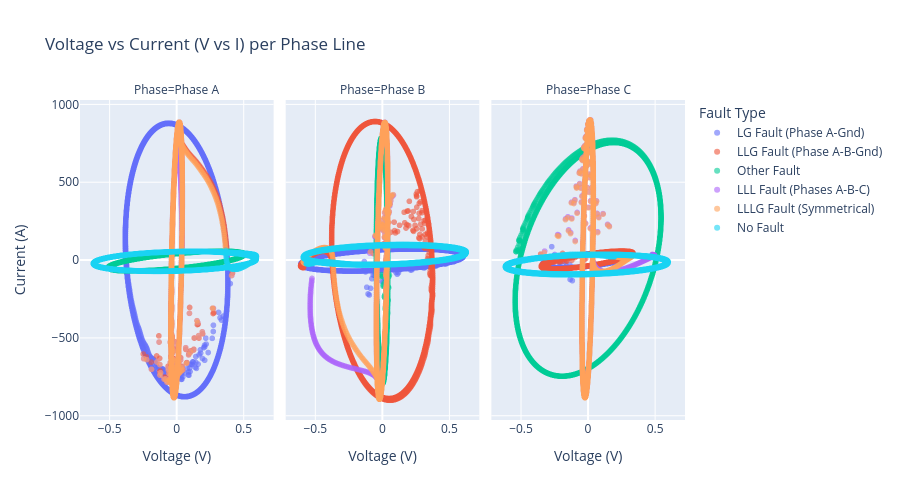

The notebook cell this image was saved under:
### Code cell
#  Restructure data into Phase A, Phase B, and Phase C pairs
phase_a = df[['Va', 'Ia', 'Fault_Name']].rename(columns={'Va': 'Voltage', 'Ia': 'Current'}).assign(Phase='Phase A')
phase_b = df[['Vb', 'Ib', 'Fault_Name']].rename(columns={'Vb': 'Voltage', 'Ib': 'Current'}).assign(Phase='Phase B')
phase_c = df[['Vc', 'Ic', 'Fault_Name']].rename(columns={'Vc': 'Voltage', 'Ic': 'Current'}).assign(Phase='Phase C')

df_v_vs_i = pd.concat([phase_a, phase_b, phase_c], ignore_index=True)

#  Plot V vs I separated into subplots per line/phase
fig = px.scatter(
    df_v_vs_i,
    x='Voltage',
    y='Current',
    color='Fault_Name',
    facet_col='Phase',
    title='Voltage vs Current (V vs I) per Phase Line',
    labels={'Voltage': 'Voltage (V)', 'Current': 'Current (A)'},
    opacity=0.6,
    height=500
)

fig.update_layout(legend_title_text='Fault Type')
fig.show()

### Figure 1 — Plotly figure (JSON) as saved in the notebook; plotly's stock layout.template omitted (floating-point values rounded to 4 significant figures; data arrays with more than 128 entries replaced by an {"elided": "..."} marker saying what was removed)
{"data": [{"hovertemplate": "Fault_Name=LG Fault (Phase A-Gnd)<br>Phase=Phase A<br>Voltage (V)=%{x}<br>Current (A)=%{y}<extra></extra>", "legendgroup": "LG Fault (Phase A-Gnd)", "marker": {"color": "#636efa", "opacity": 0.6, "symbol": "circle"}, "mode": "markers", "name": "LG Fault (Phase A-Gnd)", "showlegend": true, "type": "scattergl", "x": {"elided": "1129 float values"}, "xaxis": "x", "y": {"elided": "1129 float values"}, "yaxis": "y"}, {"hovertemplate": "Fault_Name=LG Fault (Phase A-Gnd)<br>Phase=Phase B<br>Voltage (V)=%{x}<br>Current (A)=%{y}<extra></extra>", "legendgroup": "LG Fault (Phase A-Gnd)", "marker": {"color": "#636efa", "opacity": 0.6, "symbol": "circle"}, "mode": "markers", "name": "LG Fault (Phase A-Gnd)", "showlegend": false, "type": "scattergl", "x": {"elided": "1129 float values"}, "xaxis": "x2", "y": {"elided": "1129 float values"}, "yaxis": "y2"}, {"hovertemplate": "Fault_Name=LG Fault (Phase A-Gnd)<br>Phase=Phase C<br>Voltage (V)=%{x}<br>Current (A)=%{y}<extra></extra>", "legendgroup": "LG Fault (Phase A-Gnd)", "marker": {"color": "#636efa", "opacity": 0.6, "symbol": "circle"}, "mode": "markers", "name": "LG Fault (Phase A-Gnd)", "showlegend": false, "type": "scattergl", "x": {"elided": "1129 float values"}, "xaxis": "x3", "y": {"elided": "1129 float values"}, "yaxis": "y3"}, {"hovertemplate": "Fault_Name=LLG Fault (Phase A-B-Gnd)<br>Phase=Phase A<br>Voltage (V)=%{x}<br>Current (A)=%{y}<extra></extra>", "legendgroup": "LLG Fault (Phase A-B-Gnd)", "marker": {"color": "#EF553B", "opacity": 0.6, "symbol": "circle"}, "mode": "markers", "name": "LLG Fault (Phase A-B-Gnd)", "showlegend": true, "type": "scattergl", "x": {"elided": "1134 float values"}, "xaxis": "x", "y": {"elided": "1134 float values"}, "yaxis": "y"}, {"hovertemplate": "Fault_Name=LLG Fault (Phase A-B-Gnd)<br>Phase=Phase B<br>Voltage (V)=%{x}<br>Current (A)=%{y}<extra></extra>", "legendgroup": "LLG Fault (Phase A-B-Gnd)", "marker": {"color": "#EF553B", "opacity": 0.6, "symbol": "circle"}, "mode": "markers", "name": "LLG Fault (Phase A-B-Gnd)", "showlegend": false, "type": "scattergl", "x": {"elided": "1134 float values"}, "xaxis": "x2", "y": {"elided": "1134 float values"}, "yaxis": "y2"}, {"hovertemplate": "Fault_Name=LLG Fault (Phase A-B-Gnd)<br>Phase=Phase C<br>Voltage (V)=%{x}<br>Current (A)=%{y}<extra></extra>", "legendgroup": "LLG Fault (Phase A-B-Gnd)", "marker": {"color": "#EF553B", "opacity": 0.6, "symbol": "circle"}, "mode": "markers", "name": "LLG Fault (Phase A-B-Gnd)", "showlegend": false, "type": "scattergl", "x": {"elided": "1134 float values"}, "xaxis": "x3", "y": {"elided": "1134 float values"}, "yaxis": "y3"}, {"hovertemplate": "Fault_Name=Other Fault<br>Phase=Phase A<br>Voltage (V)=%{x}<br>Current (A)=%{y}<extra></extra>", "legendgroup": "Other Fault", "marker": {"color": "#00cc96", "opacity": 0.6, "symbol": "circle"}, "mode": "markers", "name": "Other Fault", "showlegend": true, "type": "scattergl", "x": {"elided": "1004 float values"}, "xaxis": "x", "y": {"elided": "1004 float values"}, "yaxis": "y"}, {"hovertemplate": "Fault_Name=Other Fault<br>Phase=Phase B<br>Voltage (V)=%{x}<br>Current (A)=%{y}<extra></extra>", "legendgroup": "Other Fault", "marker": {"color": "#00cc96", "opacity": 0.6, "symbol": "circle"}, "mode": "markers", "name": "Other Fault", "showlegend": false, "type": "scattergl", "x": {"elided": "1004 float values"}, "xaxis": "x2", "y": {"elided": "1004 float values"}, "yaxis": "y2"}, {"hovertemplate": "Fault_Name=Other Fault<br>Phase=Phase C<br>Voltage (V)=%{x}<br>Current (A)=%{y}<extra></extra>", "legendgroup": "Other Fault", "marker": {"color": "#00cc96", "opacity": 0.6, "symbol": "circle"}, "mode": "markers", "name": "Other Fault", "showlegend": false, "type": "scattergl", "x": {"elided": "1004 float values"}, "xaxis": "x3", "y": {"elided": "1004 float values"}, "yaxis": "y3"}, {"hovertemplate": "Fault_Name=LLL Fault (Phases A-B-C)<br>Phase=Phase A<br>Voltage (V)=%{x}<br>Current (A)=%{y}<extra></extra>", "legendgroup": "LLL Fault (Phases A-B-C)", "marker": {"color": "#ab63fa", "opacity": 0.6, "symbol": "circle"}, "mode": "markers", "name": "LLL Fault (Phases A-B-C)", "showlegend": true, "type": "scattergl", "x": {"elided": "1096 float values"}, "xaxis": "x", "y": {"elided": "1096 float values"}, "yaxis": "y"}, {"hovertemplate": "Fault_Name=LLL Fault (Phases A-B-C)<br>Phase=Phase B<br>Voltage (V)=%{x}<br>Current (A)=%{y}<extra></extra>", "legendgroup": "LLL Fault (Phases A-B-C)", "marker": {"color": "#ab63fa", "opacity": 0.6, "symbol": "circle"}, "mode": "markers", "name": "LLL Fault (Phases A-B-C)", "showlegend": false, "type": "scattergl", "x": {"elided": "1096 float values"}, "xaxis": "x2", "y": {"elided": "1096 float values"}, "yaxis": "y2"}, {"hovertemplate": "Fault_Name=LLL Fault (Phases A-B-C)<br>Phase=Phase C<br>Voltage (V)=%{x}<br>Current (A)=%{y}<extra></extra>", "legendgroup": "LLL Fault (Phases A-B-C)", "marker": {"color": "#ab63fa", "opacity": 0.6, "symbol": "circle"}, "mode": "markers", "name": "LLL Fault (Phases A-B-C)", "showlegend": false, "type": "scattergl", "x": {"elided": "1096 float values"}, "xaxis": "x3", "y": {"elided": "1096 float values"}, "yaxis": "y3"}, {"hovertemplate": "Fault_Name=LLLG Fault (Symmetrical)<br>Phase=Phase A<br>Voltage (V)=%{x}<br>Current (A)=%{y}<extra></extra>", "legendgroup": "LLLG Fault (Symmetrical)", "marker": {"color": "#FFA15A", "opacity": 0.6, "symbol": "circle"}, "mode": "markers", "name": "LLLG Fault (Symmetrical)", "showlegend": true, "type": "scattergl", "x": {"elided": "1133 float values"}, "xaxis": "x", "y": {"elided": "1133 float values"}, "yaxis": "y"}, {"hovertemplate": "Fault_Name=LLLG Fault (Symmetrical)<br>Phase=Phase B<br>Voltage (V)=%{x}<br>Current (A)=%{y}<extra></extra>", "legendgroup": "LLLG Fault (Symmetrical)", "marker": {"color": "#FFA15A", "opacity": 0.6, "symbol": "circle"}, "mode": "markers", "name": "LLLG Fault (Symmetrical)", "showlegend": false, "type": "scattergl", "x": {"elided": "1133 float values"}, "xaxis": "x2", "y": {"elided": "1133 float values"}, "yaxis": "y2"}, {"hovertemplate": "Fault_Name=LLLG Fault (Symmetrical)<br>Phase=Phase C<br>Voltage (V)=%{x}<br>Current (A)=%{y}<extra></extra>", "legendgroup": "LLLG Fault (Symmetrical)", "marker": {"color": "#FFA15A", "opacity": 0.6, "symbol": "circle"}, "mode": "markers", "name": "LLLG Fault (Symmetrical)", "showlegend": false, "type": "scattergl", "x": {"elided": "1133 float values"}, "xaxis": "x3", "y": {"elided": "1133 float values"}, "yaxis": "y3"}, {"hovertemplate": "Fault_Name=No Fault<br>Phase=Phase A<br>Voltage (V)=%{x}<br>Current (A)=%{y}<extra></extra>", "legendgroup": "No Fault", "marker": {"color": "#19d3f3", "opacity": 0.6, "symbol": "circle"}, "mode": "markers", "name": "No Fault", "showlegend": true, "type": "scattergl", "x": {"elided": "2365 float values"}, "xaxis": "x", "y": {"elided": "2365 float values"}, "yaxis": "y"}, {"hovertemplate": "Fault_Name=No Fault<br>Phase=Phase B<br>Voltage (V)=%{x}<br>Current (A)=%{y}<extra></extra>", "legendgroup": "No Fault", "marker": {"color": "#19d3f3", "opacity": 0.6, "symbol": "circle"}, "mode": "markers", "name": "No Fault", "showlegend": false, "type": "scattergl", "x": {"elided": "2365 float values"}, "xaxis": "x2", "y": {"elided": "2365 float values"}, "yaxis": "y2"}, {"hovertemplate": "Fault_Name=No Fault<br>Phase=Phase C<br>Voltage (V)=%{x}<br>Current (A)=%{y}<extra></extra>", "legendgroup": "No Fault", "marker": {"color": "#19d3f3", "opacity": 0.6, "symbol": "circle"}, "mode": "markers", "name": "No Fault", "showlegend": false, "type": "scattergl", "x": {"elided": "2365 float values"}, "xaxis": "x3", "y": {"elided": "2365 float values"}, "yaxis": "y3"}], "layout": {"annotations": [{"font": {}, "showarrow": false, "text": "Phase=Phase A", "x": 0.16, "xanchor": "center", "xref": "paper", "y": 1, "yanchor": "bottom", "yref": "paper"}, {"font": {}, "showarrow": false, "text": "Phase=Phase B", "x": 0.5, "xanchor": "center", "xref": "paper", "y": 1, "yanchor": "bottom", "yref": "paper"}, {"font": {}, "showarrow": false, "text": "Phase=Phase C", "x": 0.84, "xanchor": "center", "xref": "paper", "y": 1, "yanchor": "bottom", "yref": "paper"}], "height": 500, "legend": {"title": {"text": "Fault Type"}, "tracegroupgap": 0}, "title": {"text": "Voltage vs Current (V vs I) per Phase Line"}, "xaxis": {"anchor": "y", "domain": [0, 0.32], "title": {"text": "Voltage (V)"}}, "xaxis2": {"anchor": "y2", "domain": [0.34, 0.66], "matches": "x", "title": {"text": "Voltage (V)"}}, "xaxis3": {"anchor": "y3", "domain": [0.68, 1.0], "matches": "x", "title": {"text": "Voltage (V)"}}, "yaxis": {"anchor": "x", "domain": [0, 1], "title": {"text": "Current (A)"}}, "yaxis2": {"anchor": "x2", "domain": [0, 1], "matches": "y", "showticklabels": false}, "yaxis3": {"anchor": "x3", "domain": [0, 1], "matches": "y", "showticklabels": false}}}
